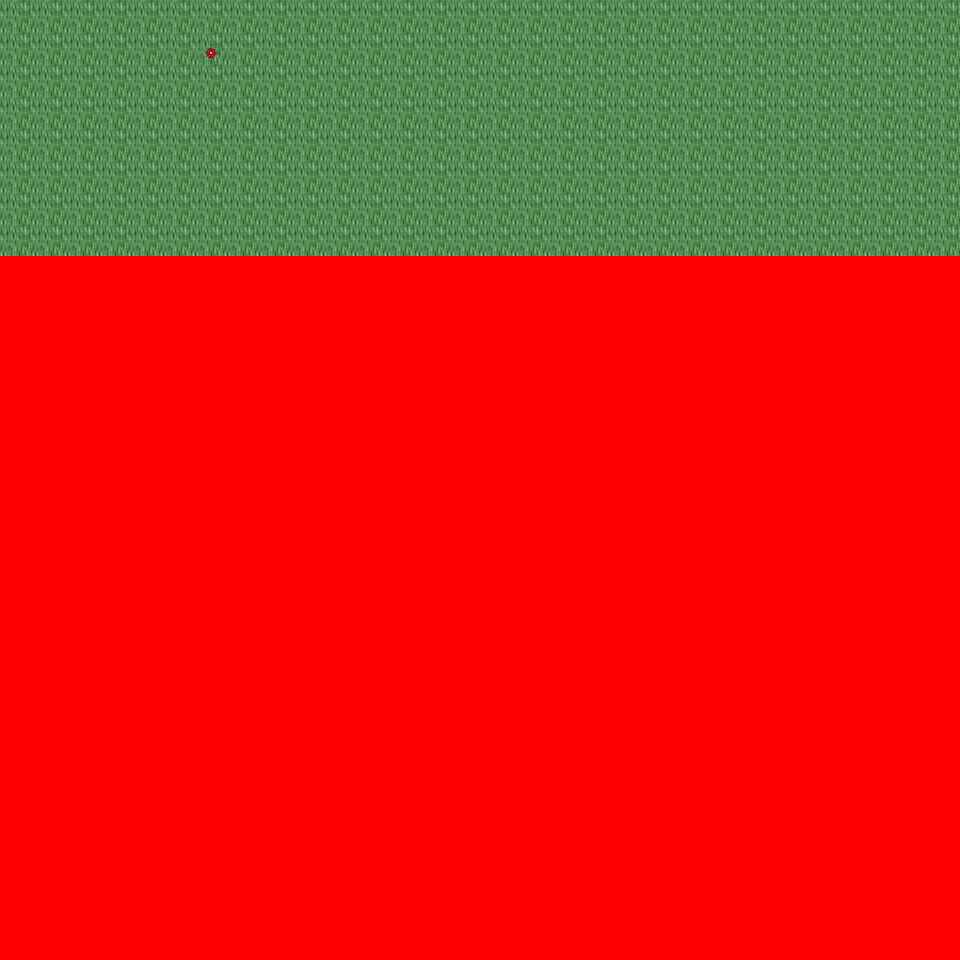

Below is a game level as drawn by its tile map, then a one-line description and the .tmx that defines it (tile-layer data replaced by summaries):
An orthogonal 30x30 tile map with 32x32 px tiles, 6 tile layers (Ground, Object, Object2, Above, ...), 51 tilesets and 3 objects (3x mapchange).

<map version="1.0" orientation="orthogonal" renderorder="right-down" width="30" height="30" tilewidth="32" tileheight="32" nextobjectid="4">
  <tileset firstgid="1" name="tileset_logic_collision" tilewidth="32" tileheight="32" tilecount="1" columns="1">
    <image source="../drawable/tileset_logic_collision.png" width="32" height="32" />
  </tileset>
  <tileset firstgid="2" name="tileset_ground_ground" tilewidth="32" tileheight="32" tilecount="33" columns="3">
    <image source="../drawable/tileset_ground_ground.png" width="96" height="352" />
  </tileset>
  <tileset firstgid="35" name="tileset_building_castle" tilewidth="32" tileheight="32" tilecount="320" columns="20">
    <image source="../drawable/tileset_building_castle.png" width="640" height="512" />
  </tileset>
  <tileset firstgid="355" name="tileset_item_weapon_cannon" tilewidth="32" tileheight="32" tilecount="12" columns="3">
    <image source="../drawable/tileset_item_weapon_cannon.png" width="96" height="128" />
  </tileset>
  <tileset firstgid="367" name="tileset_item_pot_barrels_1" tilewidth="32" tileheight="32" tilecount="8" columns="4">
    <image source="../drawable/tileset_item_pot_barrels_1.png" width="128" height="64" />
  </tileset>
  <tileset firstgid="375" name="tileset_building_door_door" tilewidth="32" tileheight="32" tilecount="6" columns="3">
    <image source="../drawable/tileset_building_door_door.png" width="96" height="64" />
  </tileset>
  <tileset firstgid="381" name="tileset_building_door_closed" tilewidth="32" tileheight="32" tilecount="1" columns="1">
    <image source="../drawable/tileset_building_door_closed.png" width="32" height="32" />
  </tileset>
  <tileset firstgid="382" name="tileset_building_window_window_centered" tilewidth="32" tileheight="32" tilecount="1" columns="1">
    <image source="../drawable/tileset_building_window_window_centered.png" width="32" height="32" />
  </tileset>
  <tileset firstgid="383" name="tileset_building_decoration_chimney_big" tilewidth="32" tileheight="32" tilecount="2" columns="1">
    <image source="../drawable/tileset_building_decoration_chimney_big.png" width="32" height="64" />
  </tileset>
  <tileset firstgid="385" name="tileset_ground_grass_edges" tilewidth="32" tileheight="32" tilecount="36" columns="12">
    <image source="../drawable/tileset_ground_grass_edges.png" width="384" height="96" />
  </tileset>
  <tileset firstgid="421" name="tileset_ground_grass_corners" tilewidth="32" tileheight="32" tilecount="24" columns="6">
    <image source="../drawable/tileset_ground_grass_corners.png" width="192" height="128" />
  </tileset>
  <tileset firstgid="445" name="tileset_plant_tree_fall_trees" tilewidth="32" tileheight="32" tilecount="40" columns="8">
    <image source="../drawable/tileset_plant_tree_fall_trees.png" width="256" height="160" />
  </tileset>
  <tileset firstgid="485" name="tileset_plant_tree_locust_tree" tilewidth="32" tileheight="32" tilecount="20" columns="4">
    <image source="../drawable/tileset_plant_tree_locust_tree.png" width="128" height="160" />
  </tileset>
  <tileset firstgid="505" name="tileset_furniture_chair_bench_white" tilewidth="32" tileheight="32" tilecount="8" columns="2">
    <image source="../drawable/tileset_furniture_chair_bench_white.png" width="64" height="128" />
  </tileset>
  <tileset firstgid="513" name="tileset_plant_flower_daisy_blue" tilewidth="32" tileheight="32" tilecount="8" columns="2">
    <image source="../drawable/tileset_plant_flower_daisy_blue.png" width="64" height="128" />
  </tileset>
  <tileset firstgid="521" name="tileset_plant_flower_daisy_red" tilewidth="32" tileheight="32" tilecount="8" columns="2">
    <image source="../drawable/tileset_plant_flower_daisy_red.png" width="64" height="128" />
  </tileset>
  <tileset firstgid="529" name="tileset_plant_flower_daisy_white" tilewidth="32" tileheight="32" tilecount="8" columns="2">
    <image source="../drawable/tileset_plant_flower_daisy_white.png" width="64" height="128" />
  </tileset>
  <tileset firstgid="537" name="tileset_plant_flower_daisy_yellow" tilewidth="32" tileheight="32" tilecount="8" columns="2">
    <image source="../drawable/tileset_plant_flower_daisy_yellow.png" width="64" height="128" />
  </tileset>
  <tileset firstgid="545" name="tileset_plant_flower_flower_bed_1" tilewidth="32" tileheight="32" tilecount="35" columns="7">
    <image source="../drawable/tileset_plant_flower_flower_bed_1.png" width="224" height="160" />
  </tileset>
  <tileset firstgid="580" name="tileset_plant_flower_planted_containers" tilewidth="32" tileheight="32" tilecount="16" columns="4">
    <image source="../drawable/tileset_plant_flower_planted_containers.png" width="128" height="128" />
  </tileset>
  <tileset firstgid="596" name="tileset_item_pot_pot_grey" tilewidth="32" tileheight="32" tilecount="1" columns="1">
    <image source="../drawable/tileset_item_pot_pot_grey.png" width="32" height="32" />
  </tileset>
  <tileset firstgid="597" name="tileset_item_pot_pot_burgundy" tilewidth="32" tileheight="32" tilecount="1" columns="1">
    <image source="../drawable/tileset_item_pot_pot_burgundy.png" width="32" height="32" />
  </tileset>
  <tileset firstgid="598" name="tileset_building_decoration_chimney" tilewidth="32" tileheight="32" tilecount="2" columns="1">
    <image source="../drawable/tileset_building_decoration_chimney.png" width="32" height="64" />
  </tileset>
  <tileset firstgid="600" name="tileset_furniture_light_lamp_blue" tilewidth="32" tileheight="32" tilecount="3" columns="1">
    <image source="../drawable/tileset_furniture_light_lamp_blue.png" width="32" height="96" />
  </tileset>
  <tileset firstgid="603" name="tileset_furniture_table_bazaar_table_1" tilewidth="32" tileheight="32" tilecount="4" columns="2">
    <image source="../drawable/tileset_furniture_table_bazaar_table_1.png" width="64" height="64" />
  </tileset>
  <tileset firstgid="607" name="tileset_furniture_table_bazaar_table_2" tilewidth="32" tileheight="32" tilecount="6" columns="2">
    <image source="../drawable/tileset_furniture_table_bazaar_table_2.png" width="64" height="96" />
  </tileset>
  <tileset firstgid="613" name="tileset_furniture_table_bazaar_table_3" tilewidth="32" tileheight="32" tilecount="6" columns="2">
    <image source="../drawable/tileset_furniture_table_bazaar_table_3.png" width="64" height="96" />
  </tileset>
  <tileset firstgid="619" name="tileset_furniture_table_bazaar_table_4" tilewidth="32" tileheight="32" tilecount="6" columns="2">
    <image source="../drawable/tileset_furniture_table_bazaar_table_4.png" width="64" height="96" />
  </tileset>
  <tileset firstgid="625" name="tileset_furniture_table_bazaar_table_5" tilewidth="32" tileheight="32" tilecount="6" columns="2">
    <image source="../drawable/tileset_furniture_table_bazaar_table_5.png" width="64" height="96" />
  </tileset>
  <tileset firstgid="631" name="tileset_furniture_table_flowers_on_bench2" tilewidth="32" tileheight="32" tilecount="6" columns="3">
    <image source="../drawable/tileset_furniture_table_flowers_on_bench2.png" width="96" height="64" />
  </tileset>
  <tileset firstgid="637" name="tileset_furniture_table_flowers_on_benches" tilewidth="32" tileheight="32" tilecount="10" columns="2">
    <image source="../drawable/tileset_furniture_table_flowers_on_benches.png" width="64" height="160" />
  </tileset>
  <tileset firstgid="647" name="tileset_furniture_table_vendors_table" tilewidth="32" tileheight="32" tilecount="35" columns="7">
    <image source="../drawable/tileset_furniture_table_vendors_table.png" width="224" height="160" />
  </tileset>
  <tileset firstgid="682" name="tileset_item_drink_bottles_and_cups" tilewidth="32" tileheight="32" tilecount="16" columns="4">
    <image source="../drawable/tileset_item_drink_bottles_and_cups.png" width="128" height="128" />
  </tileset>
  <tileset firstgid="698" name="tileset_item_drink_beers_and_flasks" tilewidth="32" tileheight="32" tilecount="12" columns="4">
    <image source="../drawable/tileset_item_drink_beers_and_flasks.png" width="128" height="96" />
  </tileset>
  <tileset firstgid="710" name="tileset_item_drink_casks" tilewidth="32" tileheight="32" tilecount="4" columns="2">
    <image source="../drawable/tileset_item_drink_casks.png" width="64" height="64" />
  </tileset>
  <tileset firstgid="714" name="tileset_item_food_meals_1" tilewidth="32" tileheight="32" tilecount="2" columns="2">
    <image source="../drawable/tileset_item_food_meals_1.png" width="64" height="32" />
  </tileset>
  <tileset firstgid="716" name="tileset_item_food_rustic_meals" tilewidth="32" tileheight="32" tilecount="2" columns="2">
    <image source="../drawable/tileset_item_food_rustic_meals.png" width="64" height="32" />
  </tileset>
  <tileset firstgid="718" name="tileset_item_household_food_preparation_2" tilewidth="32" tileheight="32" tilecount="4" columns="2">
    <image source="../drawable/tileset_item_household_food_preparation_2.png" width="64" height="64" />
  </tileset>
  <tileset firstgid="722" name="tileset_item_pot_barrels_2" tilewidth="32" tileheight="32" tilecount="8" columns="4">
    <image source="../drawable/tileset_item_pot_barrels_2.png" width="128" height="64" />
  </tileset>
  <tileset firstgid="730" name="tileset_item_drink_olive_oil_vinegar" tilewidth="32" tileheight="32" tilecount="4" columns="2">
    <image source="../drawable/tileset_item_drink_olive_oil_vinegar.png" width="64" height="64" />
  </tileset>
  <tileset firstgid="734" name="tileset_ground_ground_3" tilewidth="32" tileheight="32" tilecount="5" columns="5">
    <image source="../drawable/tileset_ground_ground_3.png" width="160" height="32" />
  </tileset>
  <tileset firstgid="739" name="tileset_building_decoration_banner" tilewidth="32" tileheight="32" tilecount="12" columns="1">
    <image source="../drawable/tileset_building_decoration_banner.png" width="32" height="384" />
  </tileset>
  <tileset firstgid="751" name="tileset_building_cottage" tilewidth="32" tileheight="32" tilecount="256" columns="16">
    <image source="../drawable/tileset_building_cottage.png" width="512" height="512" />
  </tileset>
  <tileset firstgid="1007" name="tileset_building_roof_thatched_roof" tilewidth="32" tileheight="32" tilecount="256" columns="16">
    <image source="../drawable/tileset_building_roof_thatched_roof.png" width="512" height="512" />
  </tileset>
  <tileset firstgid="1263" name="tileset_building_door_doors" tilewidth="32" tileheight="32" tilecount="256" columns="16">
    <image source="../drawable/tileset_building_door_doors.png" width="512" height="512" />
  </tileset>
  <tileset firstgid="1519" name="tileset_building_window_windows" tilewidth="32" tileheight="32" tilecount="256" columns="16">
    <image source="../drawable/tileset_building_window_windows.png" width="512" height="512" />
  </tileset>
  <tileset firstgid="1775" name="tileset_plant_bush_leafy" tilewidth="32" tileheight="32" tilecount="48" columns="8">
    <image source="../drawable/tileset_plant_bush_leafy.png" width="256" height="192" />
  </tileset>
  <tileset firstgid="1823" name="tileset_plant_bushes_and_trees" tilewidth="32" tileheight="32" tilecount="144" columns="16">
    <image source="../drawable/tileset_plant_bushes_and_trees.png" width="512" height="289" />
  </tileset>
  <tileset firstgid="1967" name="tileset_plant_bush_berried" tilewidth="32" tileheight="32" tilecount="60" columns="5">
    <image source="../drawable/tileset_plant_bush_berried.png" width="160" height="384" />
  </tileset>
  <tileset firstgid="2027" name="tileset_plant_bush_fern" tilewidth="32" tileheight="32" tilecount="32" columns="8">
    <image source="../drawable/tileset_plant_bush_fern.png" width="256" height="128" />
  </tileset>
  <tileset firstgid="2059" name="tileset_plant_bush_bush_pinks" tilewidth="32" tileheight="32" tilecount="4" columns="2">
    <image source="../drawable/tileset_plant_bush_bush_pinks.png" width="64" height="64" />
  </tileset>
  <layer name="Ground" width="30" height="30">
    <data>[900 cells, 240 non-empty, 1 distinct tile ids]</data>
  </layer>
  <layer name="Object" width="30" height="30">
    <data>[900 cells, 1 non-empty, 1 distinct tile ids]</data>
  </layer>
  <layer name="Object2" width="30" height="30">
    <data>[900 cells, 0 non-empty, 0 distinct tile ids]</data>
  </layer>
  <layer name="Above" width="30" height="30">
    <data>[900 cells, 0 non-empty, 0 distinct tile ids]</data>
  </layer>
  <layer name="Above2" width="30" height="30">
    <data>[900 cells, 0 non-empty, 0 distinct tile ids]</data>
  </layer>
  <layer name="Walkable" width="30" height="30">
    <data>[900 cells, 660 non-empty, 1 distinct tile ids]</data>
  </layer>
  <objectgroup name="MapEvents">
    <object id="1" name="north" type="mapchange" x="0" y="0" width="960" height="32">
      <properties>
        <property name="map" value="0_ados_mountain_n2_w2_x2_y3" />
        <property name="place" value="south" />
      </properties>
    </object>
    <object id="2" name="west" type="mapchange" x="0" y="0" width="32" height="256">
      <properties>
        <property name="map" value="0_ados_mountain_n2_w2_x1_y4" />
        <property name="place" value="east" />
      </properties>
    </object>
    <object id="3" name="east" type="mapchange" x="928" y="0" width="32" height="256">
      <properties>
        <property name="map" value="0_ados_mountain_n2_w2_x3_y4" />
        <property name="place" value="west" />
      </properties>
    </object>
  </objectgroup>
</map>
